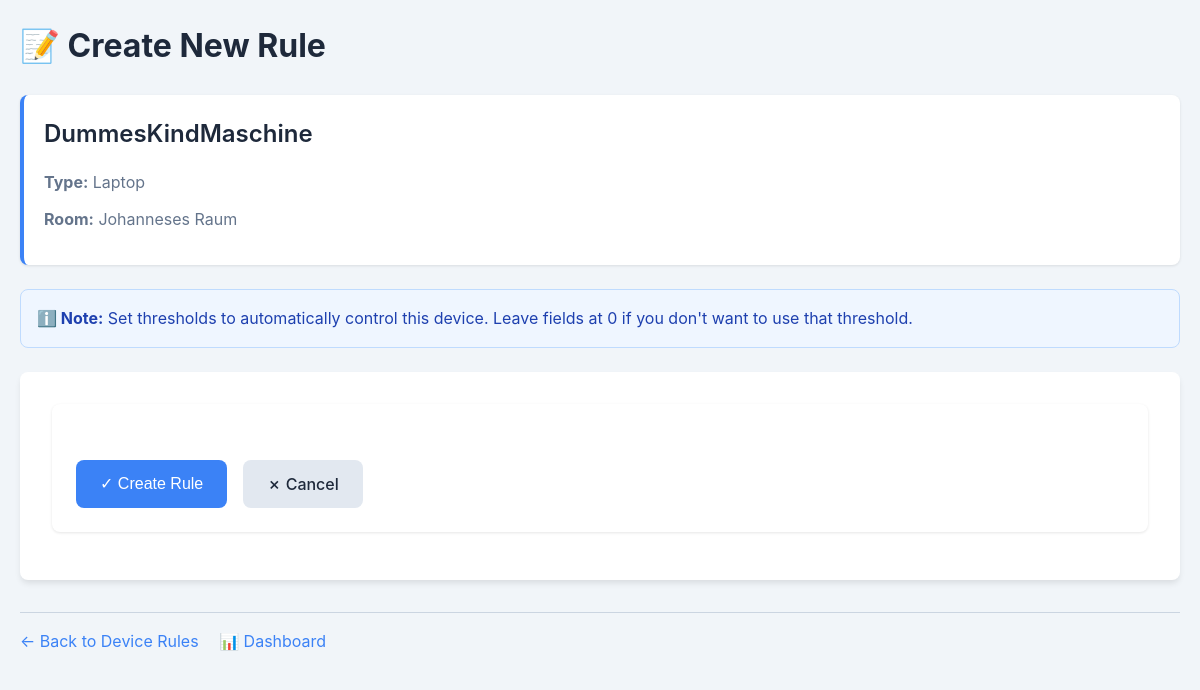
The app's page /rules/create/4 (signed in), older data.
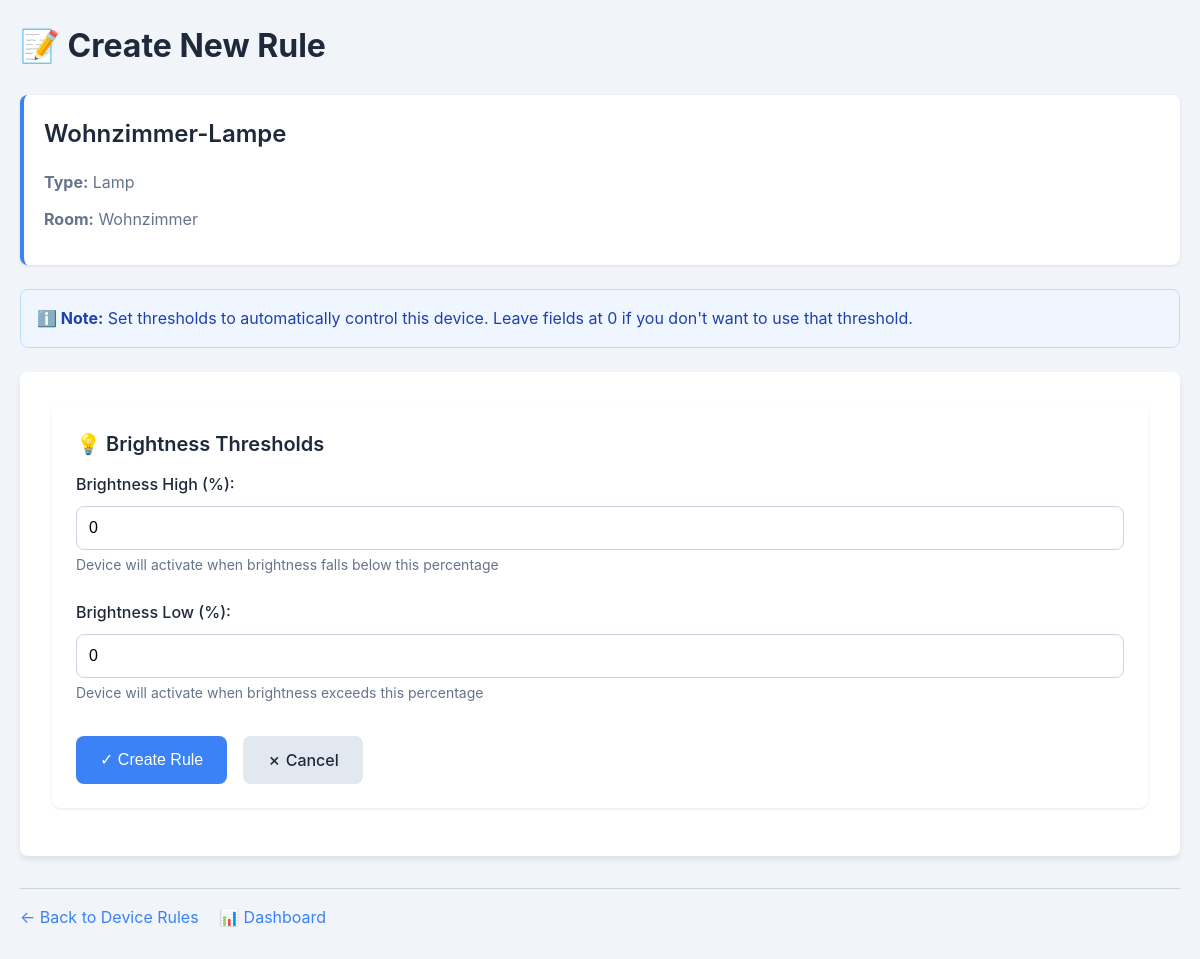
The same page, newer data.
### tables this page shows
CREATE TABLE devices (
    device_id   INTEGER PRIMARY KEY AUTOINCREMENT,
    room_id     INTEGER,
    device_name TEXT    NOT NULL UNIQUE,
    device_type TEXT    NOT NULL,
    device_status      BOOLEAN NOT NULL DEFAULT 0,
    FOREIGN KEY (room_id) REFERENCES rooms(room_id)
);

CREATE TABLE rooms (
    room_id   INTEGER PRIMARY KEY AUTOINCREMENT,
    room_name TEXT NOT NULL UNIQUE,
    user_id   INTEGER,
    FOREIGN KEY (user_id) REFERENCES users(user_id)
);

### rules_api.py (the view)
@router.get("/create/{device_id}", response_class=HTMLResponse)
async def get_create_rule(request: Request, device_id: int):
    print(f"[DEBUG] Route /rules/create/{device_id} wurde aufgerufen")
    current_user = get_current_user(request)
    if not current_user:
        return RedirectResponse("/", status_code=303)
    conn, curs = get_db()
    try:
        curs.execute("""
            SELECT d.*, r.room_name
            FROM devices d
            LEFT JOIN rooms r ON d.room_id = r.room_id
            WHERE d.device_id = ?
        """, (device_id,))
        device = curs.fetchone()
        if not device:
            return HTMLResponse("<h2>Gerät nicht gefunden</h2>")
        if current_user["user_role"] != "admin":
            curs.execute("""
                SELECT COUNT(*) FROM rooms
                WHERE room_id = ? AND (
                    user_id = ? OR
                    room_id IN (SELECT room_id FROM room_users WHERE user_id = ?)
                )
            """, (device["room_id"], current_user["user_id"], current_user["user_id"]))
            if curs.fetchone()[0] == 0:
                return HTMLResponse("<h2>Keine Berechtigung für dieses Gerät</h2>")
        return templates.TemplateResponse("rules/create.html", {
            "request": request,
            "device": device,
            "user": current_user
        })
    finally:
        conn.close()

### templates/rules/create.html (shortened to what this page needs)
<!DOCTYPE html>
<html>
<head>
    <link rel="stylesheet" href="/static/style.css">
</head>
<body>
    <h1>📝 Create New Rule</h1>
    <div class="device-info">
        <h2>{{ device["device_name"] }}</h2>
        <p><strong>Type:</strong> {{ device["device_type"] }}</p>
        <p><strong>Room:</strong> {{ device["room_name"] }}</p>
    </div>
    <div class="info-box">
        <strong>ℹ️ Note:</strong> Set thresholds to automatically control this device.
        Leave fields at 0 if you don't want to use that threshold.
    </div>
    <div class="form-container">
        <form action="/rules/create/{{ device['device_id'] }}" method="post">
            {% if device["device_type"] == "Heater" %}
            <h3>🌡️ Temperature Thresholds</h3>
            <div class="form-group">
                <label for="temp_treshold_high">Temperature High (°C):</label>
                <input type="number"
                       id="temp_treshold_high"
                       name="temp_treshold_high"
                       value="0"
                       placeholder="e.g., 25">
                <small>Device will turn OFF when temperature exceeds this value</small>
            </div>
            <div class="form-group">
                <label for="temp_treshold_low">Temperature Low (°C):</label>
                <input type="number"
                       id="temp_treshold_low"
                       name="temp_treshold_low"
                       value="0"
                       placeholder="e.g., 18">
                <small>Device will turn ON when temperature falls below this value</small>
            </div>
            {% elif device["device_type"] == "Lamp" %}
            <h3>💡 Brightness Thresholds</h3>
            <div class="form-group">
                <label for="brightness_treshold_high">Brightness High (%):</label>
                <input type="number"
                       id="brightness_treshold_high"
                       name="brightness_treshold_high"
                       min="0"
                       max="100"
                       value="0"
                       placeholder="e.g., 80">
                <small>Device will activate when brightness falls below this percentage</small>
            </div>
            <div class="form-group">
                <label for="brightness_treshold_low">Brightness Low (%):</label>
                <input type="number"
                       id="brightness_treshold_low"
                       name="brightness_treshold_low"
                       min="0"
                       max="100"
                       value="0"
                       placeholder="e.g., 20">
                <small>Device will activate when brightness exceeds this percentage</small>
            </div>
            {% endif %}
            <div class="btn-container">
                <button type="submit" class="btn-submit">✓ Create Rule</button>
                <a href="/rules/device/{{ device['device_id'] }}" class="btn btn-cancel">✗ Cancel</a>
            </div>
        </form>
    </div>
    <div class="navigation-links">
        <a href="/rules/device/{{ device['device_id'] }}">← Back to Device Rules</a>
        <a href="/dashboard">📊 Dashboard</a>
    </div>
</body>
</html>

Row changes from the older to the newer data that the page shows:
removed rooms: room_name "Johanneses Raum"
changed devices: device_name "DummesKindMaschine" → "Wohnzimmer-Lampe"; device_type "Laptop" → "Lamp"
now on this page (row edited): rooms: room_name "Wohnzimmer"
Text that changed along with them:
form field brightness_treshold_high: (not shown) → "0"
form field brightness_treshold_low: (not shown) → "0"
text now shown: "💡 Brightness Thresholds Brightness High (%): Device will activate when brightness falls below this percentage Brightness Low (%): Device will activate when brightness exceeds this percentage"
